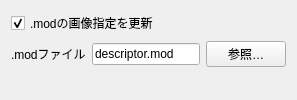
<?xml version="1.0" encoding="UTF-8"?>
<ui version="4.0">
 <class>ParadoxThumbnailExportSettings</class>
 <widget class="QWidget" name="ParadoxThumbnailExportSettings"><layout class="QFormLayout" name="layoutDescriptor"><item row="0" column="0" colspan="2"><widget class="QCheckBox" name="checkUpdatePicture"><property name="text"><string>.modの画像指定を更新</string></property><property name="checked"><bool>true</bool></property></widget></item><item row="1" column="0"><widget class="QLabel" name="layoutDescriptorLabel1"><property name="text"><string>.modファイル</string></property></widget></item><item row="1" column="1"><layout class="QHBoxLayout" name="layoutDescriptorPath"><item><widget class="QLineEdit" name="editDescriptorPath"><property name="text"><string>descriptor.mod</string></property></widget></item><item><widget class="QPushButton" name="buttonBrowseDescriptor"><property name="text"><string>参照…</string></property></widget></item></layout></item></layout></widget>
 <resources/>
 <connections/>
</ui>
